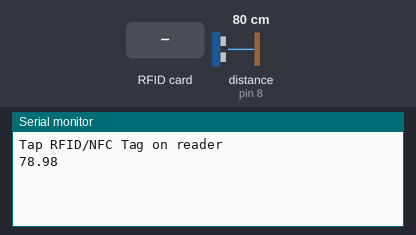
Recording of a sketch running on a simulated Arduino Uno, built with avr-gcc and run on an emulated ATmega328P. Parts: the last lines printed to the serial monitor. Wiring (inferred from the names in the program): ultrasonic range finder: trigger pin 9; echo pin 8. The inputs (shaded band) are chosen by the test bench; at power-on: distance to the obstacle (sensor on pin 8) 80 cm. The echo pulse lasts 58.3 µs per cm.

Above: at 1.2 s.
1.3 s: RFID card 5E 7A 19 C4 held to the reader
At 2.1 s:
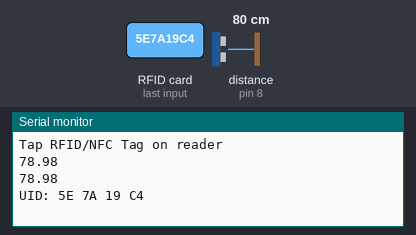
2.9 s: distance to the obstacle (sensor on pin 8) set to 2 cm
At 3.4 s:
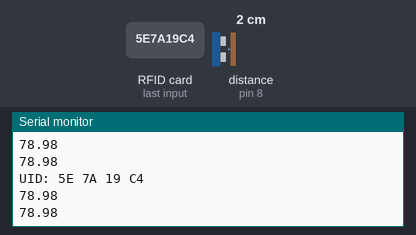
4.4 s: distance to the obstacle (sensor on pin 8) set to 4 cm
At 5.4 s:
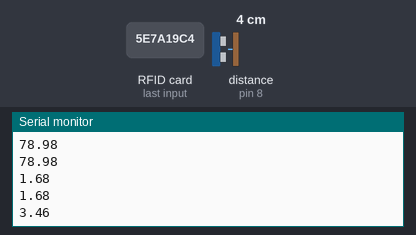
Timing chart, 0 to 7.4 s (numbered marks = the images above; inputs shaded):
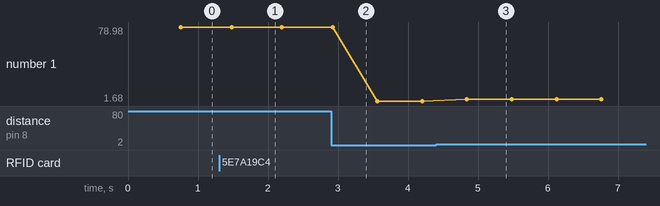

The sketch:

DistanceSensorRFIDProject.ino
```cpp
#include <SPI.h>
#include <MFRC522.h>

#define SS_PIN 10
#define RST_PIN 5

MFRC522 rfid(SS_PIN, RST_PIN);

#define TRIG_PIN 9 // TRIG pin
#define ECHO_PIN 8 // ECHO pin

float filterArray[20]; // array to store data samples from sensor
float distance; // store the distance from sensor

void setup() {
  // begin serial port
  Serial.begin (9600);

  // configure the trigger and echo pins to output mode
  pinMode(TRIG_PIN, OUTPUT);
  pinMode(ECHO_PIN, INPUT);
  SPI.begin(); // init SPI bus
  rfid.PCD_Init(); // init MFRC522

  Serial.println("Tap RFID/NFC Tag on reader");
}

void loop() {
  // Following code is used to limit interference with the sensor
  for (int sample = 0; sample < 20; sample++) {
    filterArray[sample] = ultrasonicMeasure();
    delay(30); // to avoid untrasonic interfering
  }

  for (int i = 0; i < 19; i++) {
    for (int j = i + 1; j < 20; j++) {
      if (filterArray[i] > filterArray[j]) {
        float swap = filterArray[i];
        filterArray[i] = filterArray[j];
        filterArray[j] = swap;
      }
    }
  }

  double sum = 0;
  for (int sample = 5; sample < 15; sample++) {
    sum += filterArray[sample];
  }

  distance = sum / 10;

  // print the value to Serial Monitor. This is what the polling program will see to track the distance
  Serial.println(distance);

  //This code is for the RFID tag. Currently, there is a tiny delay when the card is near the reader so keep that in mind

  if (rfid.PICC_IsNewCardPresent()) { // new tag is available
    if (rfid.PICC_ReadCardSerial()) { // NUID has been readed
      MFRC522::PICC_Type piccType = rfid.PICC_GetType(rfid.uid.sak);
      //Serial.print("RFID/NFC Tag Type: ");
      //Serial.println(rfid.PICC_GetTypeName(piccType));

      // print NUID in Serial Monitor in the hex format
      Serial.print("UID:");
      for (int i = 0; i < rfid.uid.size; i++) {
        Serial.print(rfid.uid.uidByte[i] < 0x10 ? " 0" : " ");
        Serial.print(rfid.uid.uidByte[i], HEX);
      }
      Serial.println();

      rfid.PICC_HaltA(); // halt PICC
      rfid.PCD_StopCrypto1(); // stop encryption on PCD
    }
  }

}

float ultrasonicMeasure() {
  // generate 10-microsecond pulse to TRIG pin
  digitalWrite(TRIG_PIN, HIGH);
  delayMicroseconds(10);
  digitalWrite(TRIG_PIN, LOW);

  // measure duration of pulse from ECHO pin
  float duration_us = pulseIn(ECHO_PIN, HIGH);

  // calculate the distance
  float distance_cm = 0.017 * duration_us;

  return distance_cm;
}
```

Measured:
- after the input at 1.3 s, the serial monitor: prints a new line after 0.19 s (image 1)
- after the input at 4.4 s, the serial monitor: prints a new line after 0.44 s (image 3)
- plotted number 1: 78.98 → 1.68 after the input at 2.9 s, 1.68 → 3.66 after the input at 4.4 s
